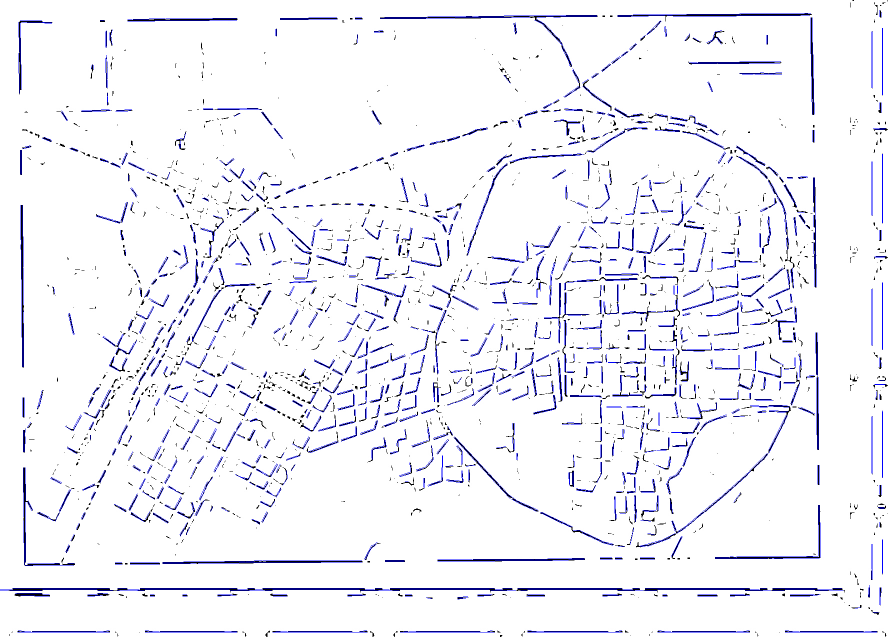
#> input picture lsd/pictures/1.png, 1792 x 1280 px, found by its file name (shown at 1/2 size)
$ python cornerHarris_demo.py
#> lines starting #> are read from the running program, lines starting #| are printed output that depends on the picture; after the words box and inside, x2 and y2 are one past the last pixel; in counts of white or black regions, pixels touching at a corner belong together
import cv2
import numpy as np

img=cv2.imread('images/1.png')   #加载图片
#> img is the input picture: shape (1280, 1792, 3); mean B, G, R 247.7, 241.7, 241.7
gray=cv2.cvtColor(img,cv2.COLOR_BGR2GRAY)  #转为灰度格式
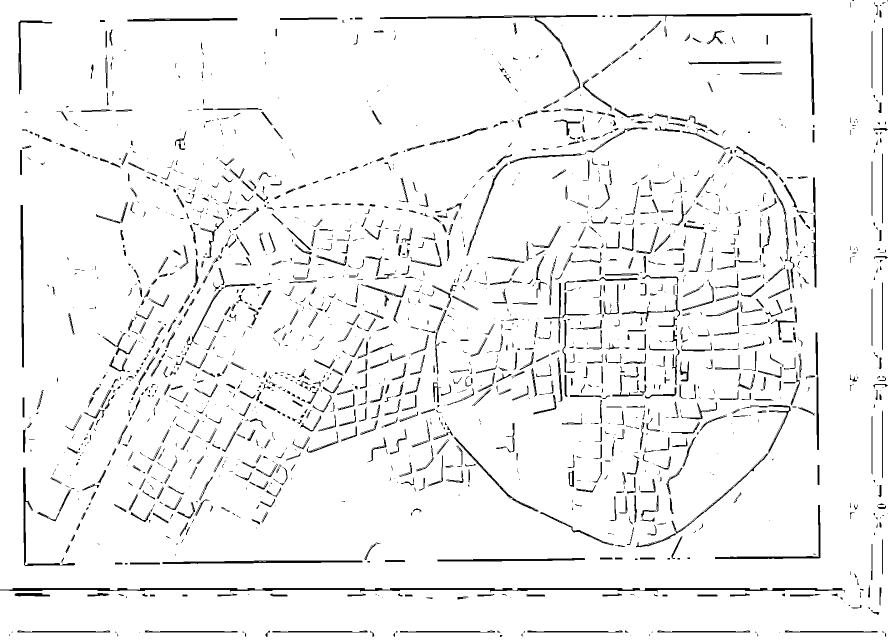
#> gray: shape (1280, 1792) (shown at 1/2 size); min 0, max 255, mean 242.4
gray=np.float32(gray)
dst=cv2.cornerHarris(gray,2,23,0.04)
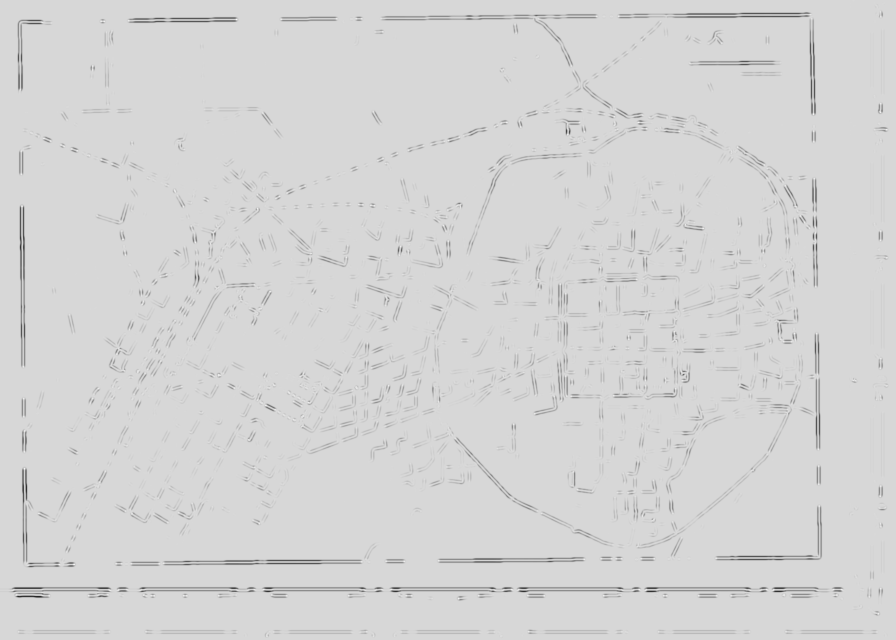
#> dst: shape (1280, 1792) float32 (shown at 1/2 size); min -2.37e+30, max 4.32e+29, mean -3.06e+28; drawn with min black and max white
#cornerHarris第二个参数表示标记角点的记号的大小
#第三个参数限定了Sobel算子的中孔,角点检测的敏感度
img[dst>0.01*dst.max()]=[0,0,225]   #检测到的角点标记为红色
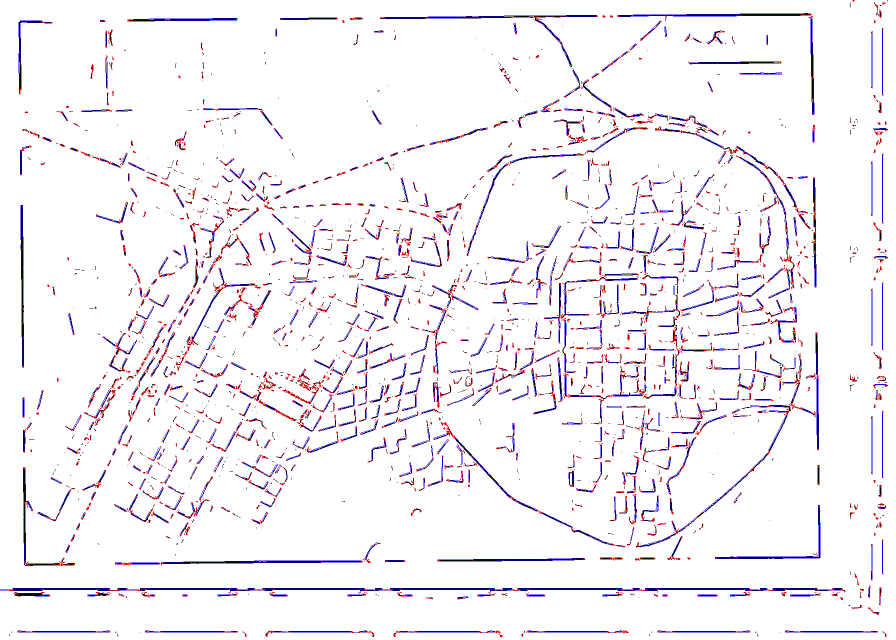
#> img: shape (1280, 1792, 3) (shown at 1/2 size); 1.79% of pixels changed, all inside (x1, y1, x2, y2) = (16, 0, 1776, 1275)
while True:
    cv2.imshow('corners',img)
    if cv2.waitKey(1000//12)&0xff==ord('q'):
#> (key q is pressed here)
        break
#> (the run stopped early here; a loop or call above may not have finished)

$ run again, with lsd/pictures/2.png copied over lsd/pictures/1.png
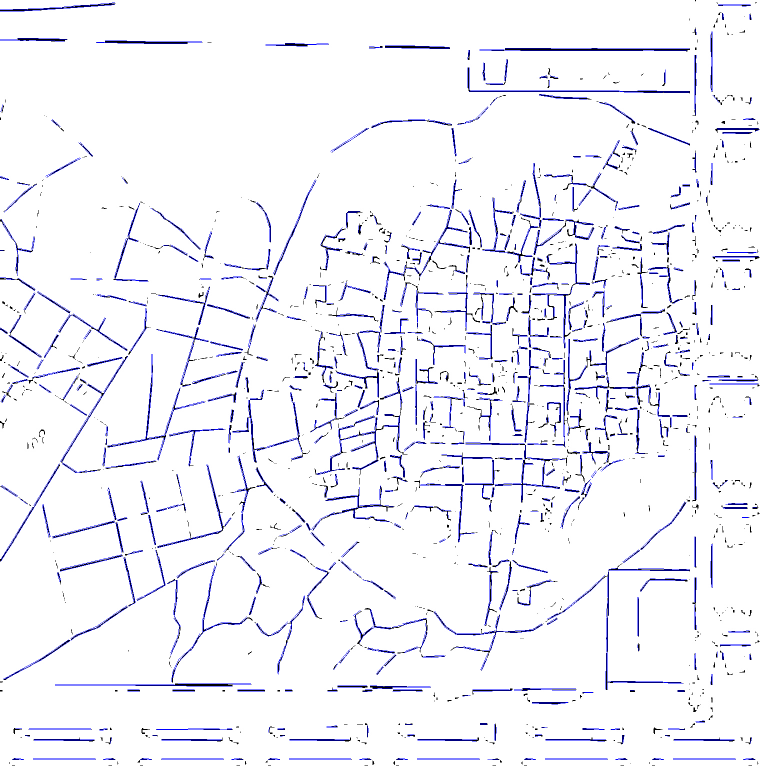
#> input picture lsd/pictures/2.png, 1536 x 1536 px, found by its file name (shown at 1/2 size)
#> img is the input picture: shape (1536, 1536, 3); mean B, G, R 248.4, 242.2, 242.2
#> `dst=cv2.cornerHarris(gray,2,23,0.04)`:
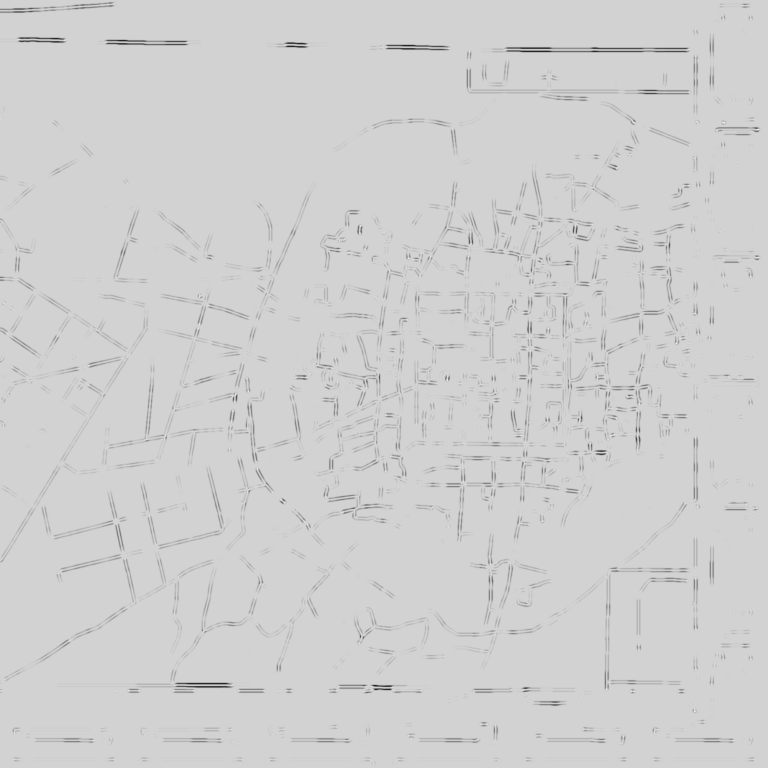
#> dst: shape (1536, 1536) float32 (shown at 1/2 size); min -2.25e+30, max 4.78e+29, mean -2.69e+28; drawn with min black and max white
#> `img[dst>0.01*dst.max()]=[0,0,225]`:
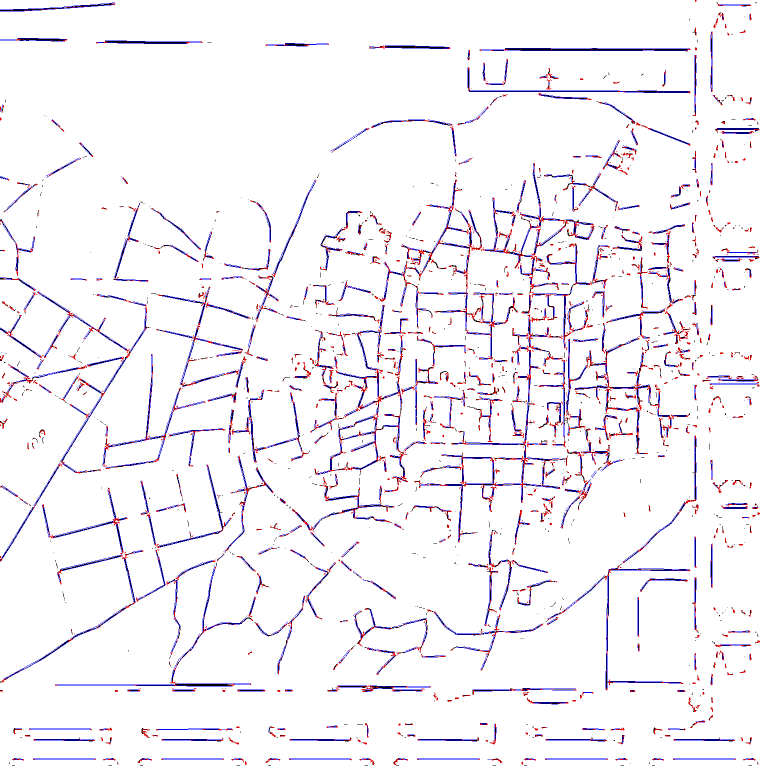
#> img: shape (1536, 1536, 3) (shown at 1/2 size); 1.63% of pixels changed, all inside (x1, y1, x2, y2) = (0, 0, 1520, 1530)

$ run again, with lsd/pictures/7.png copied over lsd/pictures/1.png
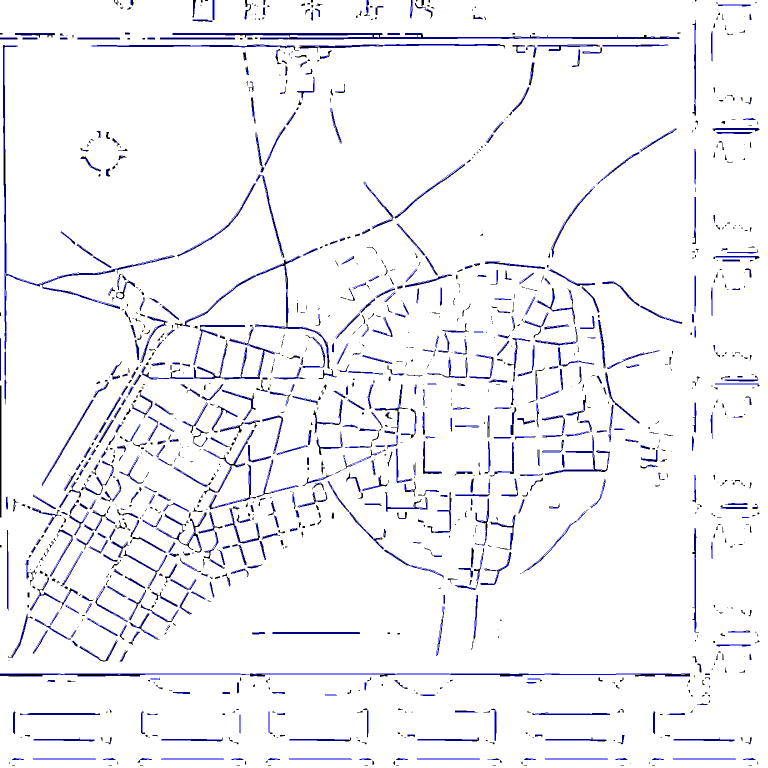
#> input picture lsd/pictures/7.png, 1536 x 1536 px, found by its file name (shown at 1/2 size)
#> img is the input picture: shape (1536, 1536, 3); mean B, G, R 248.3, 242.4, 242.4
#> `dst=cv2.cornerHarris(gray,2,23,0.04)`:
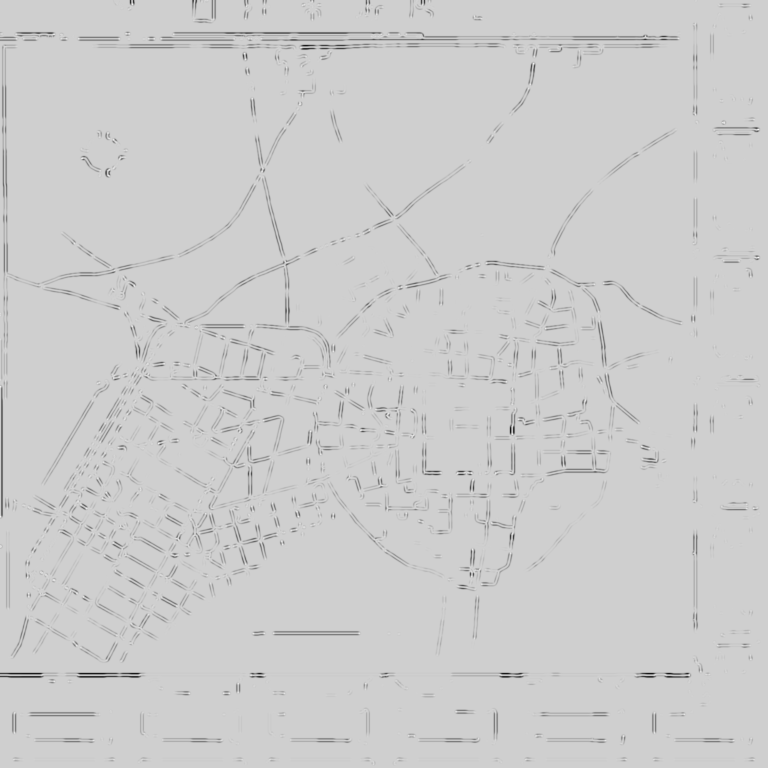
#> dst: shape (1536, 1536) float32 (shown at 1/2 size); min -2.09e+30, max 4.78e+29, mean -2.87e+28; drawn with min black and max white
#> `img[dst>0.01*dst.max()]=[0,0,225]`:
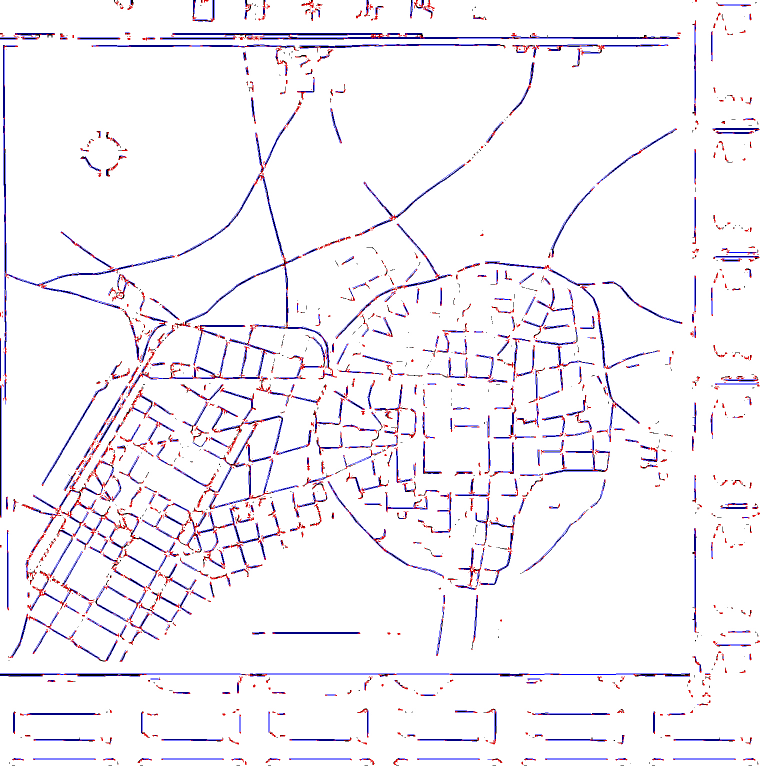
#> img: shape (1536, 1536, 3) (shown at 1/2 size); 1.59% of pixels changed, all inside (x1, y1, x2, y2) = (0, 0, 1520, 1530)
